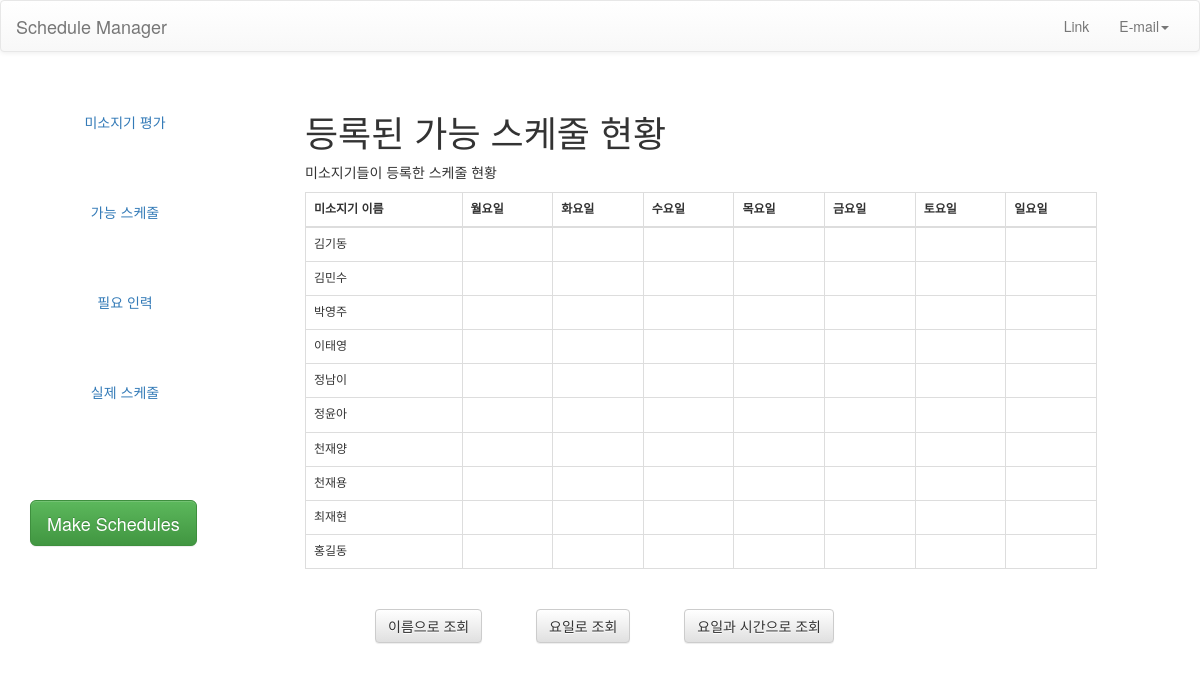
/manager/possible/, run on the app's committed database.
### miso/models.py (models this page shows, shortened)
class Staff (models.Model):
    name = models.CharField(max_length=45)
    phone = models.CharField(max_length=20)
    score = models.FloatField(blank=True, default=50)
    possible_N_days = models.IntegerField(blank=True, default=3)
    newcomer = models.BooleanField(blank=True, default=False)
    min_complete = models.BooleanField (blank=True, default=False)
    max_complete = models.BooleanField (blank=True, default=False)
    class Meta:
        unique_together = ('name', 'phone')

### miso/views.py (the view)
# urls.py: path('manager/possible/', possibleSchedulesView, name='manager-possible'),
def possibleSchedulesView(request):
    dayList =['월요일','화요일','수요일','목요일','금요일','토요일','일요일']
    if request.method=="GET":
        staffAll = Staff.objects.all().order_by('name')
        possibleAll = Possible_schedule.objects.all().order_by('day_id')
        context = {'staffAll':staffAll,'possibleAll':possibleAll, 'dayList':dayList}
    return render(request, 'plan/manager_possibles.html', context)

### template/plan/manager_possibles.html (shortened to what this page needs)
{% load static %}
<html>
<head>
  <link rel="stylesheet" type="text/css" href="{% static 'css/bootstrap.css' %}"/>
  <link rel="stylesheet" type="text/css" href="{% static 'css/bootstrap.min.css' %}"/>
  <link rel="stylesheet" type="text/css" href="{% static 'css/bootstrap-theme.css' %}"/>
  <link rel="stylesheet" type="text/css" href="{% static 'css/bootstrap-theme.min.css' %}"/>
  <link rel="stylesheet" type="text/css" href="{% static 'css/miso.css' %}"/>
</head>
<body>
    <nav class="navbar navbar-default" role="navigation">
	  <div class="container-fluid">
	    <div class="navbar-header">
	      <a class="navbar-brand" href="/manager/">Schedule Manager</a>
	    </div>
	    <div class="navbar-collapse collapse" id="navbar-collapse-1">
	      <ul class="nav navbar-nav navbar-right">
		<li><a href="#">Link</a></li>
		<li class="dropdown">
		  <a href="#" class="dropdown-toggle" data-toggle="dropdown" role="button" aria-expanded="false">E-mail<span class="caret"></span></a>
		</li>
	      </ul>
	    </div>
	  </div>
	</nav>
	<div id="page-wrapper">
      <div id="sidebar-wrapper">
        <ul class="nav nav-pills nav-stacked navbar-collapse">
          <li><a href="/manager/staff">미소지기 평가</a></li>
          <li><a href="/manager/possible">가능 스케줄</a></li>
          <li><a href="/manager/hr">필요 인력</a></li>
          <li><a href="/manager/real">실제 스케줄</a></li>
        </ul>
       	<ul class="sidebar-nav">
          <form onSubmit="return openPopup()" method="post">
            <button type="submit" class="btn btn-success btn-lg" >Make Schedules</button>
          </form>
       	</ul>
      </div>
      <div id="page-content-wrapper">
        <div class="container-fluid">
          <h1>등록된 가능 스케줄 현황</h1>
          <p>미소지기들이 등록한 스케줄 현황</p>
          <table class="table table-bordered table-hover">
          <thead>
          <tr>
            <th>미소지기 이름</th>
            <th>월요일</th>
            <th>화요일</th>
            <th>수요일</th>
            <th>목요일</th>
            <th>금요일</th>
            <th>토요일</th>
            <th>일요일</th>
          </tr>
          </thead>
          <tbody>
            {% for staff in staffAll %}
            {% with staff.name|add:":"|add:staff.phone as name%}
          <tr>
            <td>{{staff.name}}</td>
            {% for day in dayList %}
            <th>
            </th>
            {% endfor %}
          </tr>
            {% endwith %}
            {% endfor %}
          </tbody>
        </table>
          <br>
          <form>
            <button id="button_margin_inquire_nameButton" class="btn btn-default" type="submit">이름으로 조회</button>
            <button id="button_margin_inquire_dayButton" class="btn btn-default" type="submit">요일로 조회</button>
            <button id="button_margin_inquire_dayTimeButton" class="btn btn-default" type="submit">요일과 시간으로 조회</button>
          </form>
        </div>
      </div>
    </div>
</body>
</html>

### static/css/miso.css (style rules this page uses)
#page-wrapper { padding-left: 250px; }
#sidebar-wrapper { position: fixed; width: 250px; height: 100%; margin-top: 10px; margin-left: -250px; overflow-x: hidden; overflow-y: auto; }
#page-content-wrapper { width: 100%; padding: 20px; margin-left: 20px; }
.sidebar-nav { width: 250px; margin: 0; padding: 0; list-style: none; }
.sidebar-nav button { position: fixed; left: 30px; top: 500px; }
.navbar .navbar-nav { display: inline-block; float: none; }

### template/plan/manager_possibles.html (style rules this page uses)
.table { font-family: arial, sans-serif; border-collapse: collapse; width: 90%; font-size:12px; }
#button_margin_inquire_nameButton { margin-left: 70px; margin-right: 50px; }
#button_margin_inquire_dayButton { margin-right: 50px; }
#button_margin_inquire_dayTimeButton { margin-right: 50px; }

### data on the page
Staff: name "김기동"
Staff: name "김민수"
Staff: name "박영주"
Staff: name "이태영"
Staff: name "정남이"
Staff: name "정윤아"
Staff: name "천재양"
Staff: name "천재용"
Staff: name "최재현"
Staff: name "홍길동"
